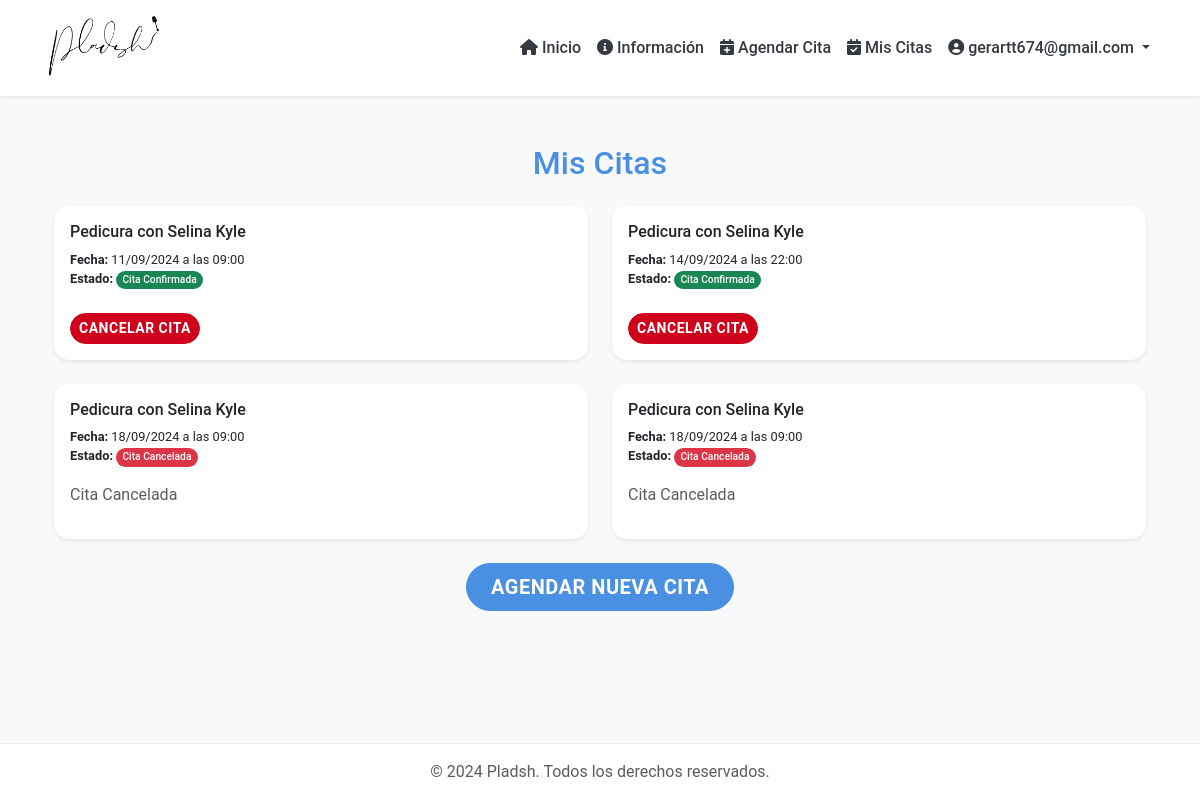
The app's page /ver-citas/ (signed in) with its own data.
### citas/models.py (models this page shows, shortened)
class Cita(models.Model):
    ESTADO_CANCELADA = 1
    ESTADO_CONFIRMADA = 2
    ESTADO_EN_PROCESO = 3
    ESTADO_TERMINADA = 4
    OPCIONES_ESTADO = [
        (ESTADO_CANCELADA, "Cita Cancelada"),
        (ESTADO_CONFIRMADA, "Cita Confirmada"),
        (ESTADO_EN_PROCESO, "En Proceso"),
        (ESTADO_TERMINADA, "Cita terminada")
    ]
    cliente = models.ForeignKey(Cliente, on_delete=models.CASCADE, related_name="citas")
    servicio = models.ForeignKey(Servicio, on_delete=models.CASCADE)
    empleado = models.ForeignKey(Empleado, on_delete=models.CASCADE, related_name="empleados")
    fecha = models.DateField(null=True, blank=True)
    hora_inicio = models.TimeField(null=True, blank=True)
    estado = models.IntegerField(choices=OPCIONES_ESTADO, default=ESTADO_CONFIRMADA)
    notas = models.TextField(blank=True)
    def es_cancelable(self):
     fecha_hora_cita = timezone.make_aware(datetime.combine(self.fecha, self.hora_inicio))
     return fecha_hora_cita > timezone.now()

class Servicio(models.Model):
    nombre = models.CharField(max_length=100)
    descripcion = models.TextField()
    precio = models.DecimalField(max_digits=10, decimal_places=2)
    duracion = models.PositiveIntegerField()
    imagen = models.ImageField(upload_to='servicios/', null=True, blank=True)

class Empleado(models.Model):
    cedula = models.CharField(max_length=10, unique=True)
    nombre = models.CharField(max_length=100)
    email = models.EmailField()
    celular = models.CharField(max_length=10)
    servicios = models.ManyToManyField(Servicio, related_name="empleados")

### citas/views.py (the view)
# urls.py: path('ver-citas/', citas_views.ver_citas, name='ver_citas'),
@login_required
def ver_citas(request):
    citas = (
        Cita.objects.filter(cliente=request.user.cliente)
        .select_related("servicio", "empleado")
        .order_by("fecha", "hora_inicio")
    )
    return render(request, "ver_citas.html", {"citas": citas})

### citas/templates/ver_citas.html (shortened to what this page needs)
{% extends "base.html" %}
{% load static %}
{% block content %}
<div class="container mt-5">
    <h2 class="text-center mb-4 text-primary">Mis Citas</h2>
    {% if citas %}
        <div class="row row-cols-1 row-cols-md-2 g-4">
            {% for cita in citas %}
                <div class="col">
                    <div class="card h-100 shadow-sm">
                        <div class="card-body">
                            <h5 class="card-title">{{ cita.servicio.nombre }} con {{ cita.empleado.nombre }}</h5>
                            <p class="card-text">
                                <strong>Fecha:</strong> {{ cita.fecha|date:"d/m/Y" }} a las {{ cita.hora_inicio|time:"H:i" }}<br>
                                <strong>Estado:</strong>
                                <span class="badge {% if cita.estado == cita.ESTADO_CONFIRMADA %}bg-success{% elif cita.estado == cita.ESTADO_CANCELADA %}bg-danger{% else %}bg-primary{% endif %}">
                                    {{ cita.get_estado_display }}
                                </span>
                            </p>
                            {% if cita.estado == cita.ESTADO_CONFIRMADA and cita.es_cancelable %}
                                <button class="btn btn-danger btn-sm mt-2" onclick="confirmarCancelacion('{% url 'cancelar_cita' cita.id %}')">
                                    Cancelar Cita
                                </button>
                            {% elif cita.estado == cita.ESTADO_CANCELADA %}
                                <p class="text-muted mt-2">Cita Cancelada</p>
                            {% endif %}
                        </div>
                    </div>
                </div>
            {% endfor %}
        </div>
    {% else %}
        <div class="alert alert-info" role="alert">
            No tienes citas programadas.
        </div>
    {% endif %}
    <div class="text-center mt-4">
        <a href="{% url 'agendar_cita' %}" class="btn btn-primary btn-lg">Agendar Nueva Cita</a>
    </div>
</div>
{% endblock %}

### citas/templates/base.html (shortened to what this page needs)
{% load static %}
<!DOCTYPE html>
<html lang="es">
<head>
    <link href="https://cdn.jsdelivr.net/npm/bootstrap@5.3.0-alpha1/dist/css/bootstrap.min.css" rel="stylesheet">
    <link href="https://cdnjs.cloudflare.com/ajax/libs/font-awesome/6.0.0-beta3/css/all.min.css" rel="stylesheet">
    <link href="{% static 'css/custom.css' %}" rel="stylesheet">
</head>
<body class="d-flex flex-column min-vh-100">
    <nav class="navbar navbar-expand-lg navbar-light bg-white shadow-sm">
        <div class="container">
            <a class="navbar-brand" href="{% url 'home' %}">
                <img src="{% static 'images/logo.png' %}" alt="Pladsh Logo" height="70" class="d-inline-block align-top">
            </a>
            <div class="collapse navbar-collapse" id="navbarNav">
                <ul class="navbar-nav ms-auto align-items-center">
                    <li class="nav-item">
                        <a class="nav-link" href="{% url 'home' %}"><i class="fas fa-home me-1"></i>Inicio</a>
                    </li>
                        <a class="nav-link" href="{% url 'informacion' %}"><i class="fa-solid fa-circle-info me-1"></i>Información</a>
                    {% if user.is_authenticated %}
                        {% if user.cliente.rol == "RC" %}
                            <li class="nav-item">
                                <a class="nav-link" href="{% url 'gestion_citas' %}"><i class="fas fa-calendar-alt me-1"></i>Gestionar Citas</a>
                            </li>
                            <li class="nav-item">
                                <a class="nav-link" href="{% url 'estadisticas' %}"><i class="fas fa-chart-bar me-1"></i>Estadísticas</a>
                            </li>
                        {% else %}
                            <li class="nav-item">
                                <a class="nav-link" href="{% url 'agendar_cita' %}"><i class="fas fa-calendar-plus me-1"></i>Agendar Cita</a>
                            </li>
                            <li class="nav-item">
                                <a class="nav-link" href="{% url 'ver_citas' %}"><i class="fas fa-calendar-check me-1"></i>Mis Citas</a>
                            </li>
                        {% endif %}
                        <li class="nav-item dropdown">
                            <a class="nav-link dropdown-toggle" href="#" id="navbarDropdown" role="button" data-bs-toggle="dropdown" aria-expanded="false">
                                <i class="fas fa-user-circle me-1"></i>{{ user.email }}
                            </a>
                        </li>
                    {% endif %}
                </ul>
            </div>
        </div>
    </nav>
    <main class="flex-shrink-0 flex-grow-1">
        <div class="container mt-4">
            {% block content %}{% endblock %}
        </div>
    </main>
    <footer class="footer mt-auto py-3 bg-light">
        <div class="container text-center">
            <span class="text-muted">&copy; 2024 Pladsh. Todos los derechos reservados.</span>
        </div>
    </footer>
</body>
</html>

### citas/static/css/custom.css (style rules this page uses)
:root { --primary-color: #4a90e2; --secondary-color: #f5a623; --success-color: #7ed321; --danger-color: #d0021b; --light-gray: #f8f9fa; --dark-gray: #343a40; }
body { font-family: 'Roboto', sans-serif; background-color: var(--light-gray); color: var(--dark-gray); }
.navbar { background-color: #ffffff !important; box-shadow: 0 2px 10px rgba(0,0,0,0.1); }
.navbar-brand img { height: 70px; transition: transform 0.3s ease; }
.nav-link { color: var(--dark-gray) !important; font-weight: 500; transition: color 0.3s ease, transform 0.3s ease; }
.btn { border-radius: 25px; padding: 0.5rem 1.5rem; font-weight: 600; text-transform: uppercase; letter-spacing: 0.5px; transition: all 0.3s ease; }
.btn-primary { background-color: var(--primary-color); border-color: var(--primary-color); }
.btn-danger { background-color: var(--danger-color); border-color: var(--danger-color); }
.btn-sm { padding: 0.25rem 0.5rem; font-size: 0.875rem; }
.card { border: none; border-radius: 15px; box-shadow: 0 4px 15px rgba(0, 0, 0, 0.1); transition: all 0.3s ease; overflow: hidden; }
.card-body { padding: 1rem; }
.card-title { font-size: 1rem; margin-bottom: 0.5rem; }
.card-text { font-size: 0.8rem; }
.badge { font-weight: 500; padding: 0.4em 0.6em; border-radius: 20px; font-size: 0.8em; }
.footer { background-color: #ffffff !important; border-top: 1px solid #e9ecef; padding: 1rem 0; }
.card { transition: transform 0.3s ease-in-out; }
.text-primary { color: var(--primary-color) !important; }
.fab, .fas { margin-right: 10px; }

### records on screen
Cita: servicio.nombre "Pedicura", empleado.nombre "Selina Kyle", fecha "11/09/2024", hora_inicio "09:00", estado "Cita Confirmada", shows "CANCELAR CITA"
Cita: servicio.nombre "Pedicura", empleado.nombre "Selina Kyle", fecha "14/09/2024", hora_inicio "22:00", estado "Cita Confirmada", shows "CANCELAR CITA"
Cita: servicio.nombre "Pedicura", empleado.nombre "Selina Kyle", fecha "18/09/2024", hora_inicio "09:00", estado "Cita Cancelada"
Cita: servicio.nombre "Pedicura", empleado.nombre "Selina Kyle", fecha "18/09/2024", hora_inicio "09:00", estado "Cita Cancelada"

### other values on screen
{{ user.email }} "gerartt674@gmail.com"
